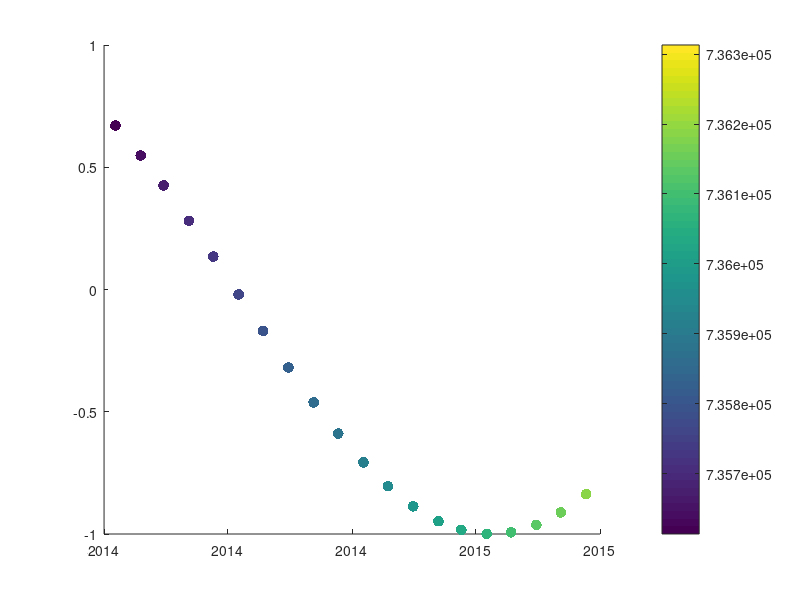

Source code (MATLAB): (Note: this script raises an error after producing the figure.)
%% |cbdate| documentation
% This function formats colorbar ticks as dates strings. 
% 
%% Syntax
% 
%  cbdate
%  cbdate(h)
%  cbdate(datenums)
%  cbdate(datenums,dateformat) 
%  cbdate(datestrs)
%  cbdate('horiz') 
%  h = cbdate(...) 
% 
%% Description
% 
% |cbdate| converts tick marks of current colorbar to date strings. 
%
% |cbdate(h)| specifies a colorbar handle |h| on which to perform |cbdate|. If
% no handle is specified, cbdate will try to find a current colorbar. 
% 
% |cbdate(datenums)| specifies datenums to set as tick marks. 
%
% |cbdate(datenums,dateformat)| specifies date formatting as described in the 
% documentation for datestring. For example, |'mmm yyyy'| will print date
% strings as Nov 2014. 
%
% |cbdate(datestrs)| specifies date strings to use as colorbar ticks. 
% 
% |cbdate('horiz')| must be declared if the colorbar is horizontal
% (pre-R2014b). 
% 
% |h = cbdate(...)| returns a colorbar handle |h|. 
% 
%% Example
% You've plotted some data with its color scaled as a function of date. The
% plot looks like this: 

t = datenum(2014,1:24,15); 
y = sin(t/200); 

figure('pos',[100 100 700 400])
scatter(t,y,60,t,'filled'); 
datetick('x','yyyy')

colorbar

%% 
% 7.361 x 10^5 does not mean much to most folks. Let's change those datenum
% ticks on the colorbar to date strings: 

cbdate
%% 
% Your original data were monthly data, centered on the 15th of each month,
% so it does not make much sense to have colorbar tick labels label days.
% Monthly resolution is about the best we can describe. So let's format
% those tick labels to show only the month: 

cbdate('mmmm')

%% 
% Or perhaps you'd like your tick labels referenced to specific input data points. 
% The variable |t| is in |datenum| format, so it can be used as an input directly to |cbdate|. 
% Here we label every third month:

cbdate(t(1:3:end))

%% 
% Or perhaps you want to label two specific dates:

cbdate({'apr 1, 2014';'jan 12, 2015'})

%% 
% Perhaps your colorbar is horizontal: 

colorbar('location','north');
cbdate('horiz','mmm-yy')

%% Author Info: 
% This function was written by <http://www.chadagreene.com Chad A. Greene>
% of the University of Texas Institute for Geophysics
% (<http://www.ig.utexas.edu/people/students/cgreene/ UTIG>) in November of
% 2014. 